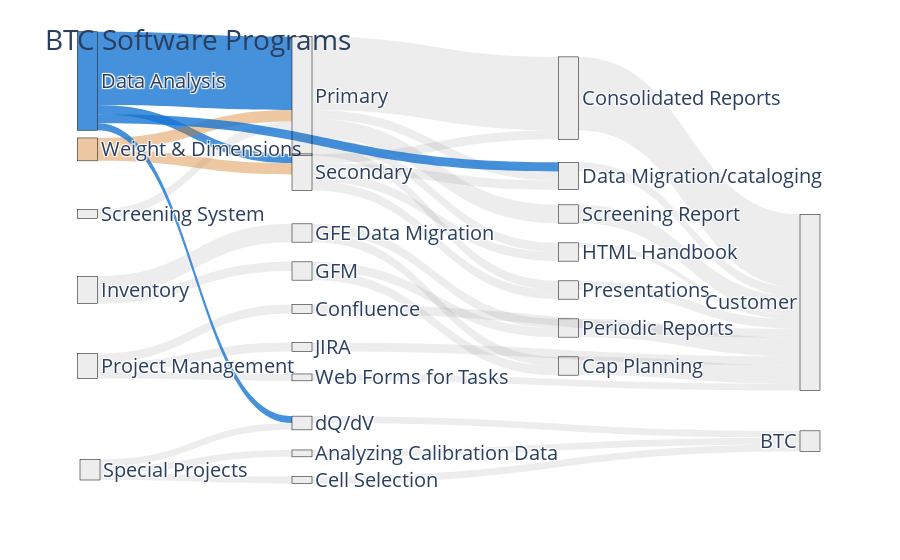

Notebook code cell kept with this figure:
### Code cell
import matplotlib.pyplot as plt
import plotly.graph_objects as go
import plotly.graph_objects as go
import plotly.express as px
plt.figure(figsize=(12, 16))
# Define the nodes and links
nodes = {
    "pad": 15,
    "thickness": 20,
    "line": dict(color="black", width=0.5),
    "label": [
        "Data Analysis",
        "Inventory",
        "Project Management",
        'Web Forms for Tasks',
        'Data Migration/cataloging',
        'Confluence',
        'Screening System',
        'Weight & Dimensions',
        'Primary',
        'Secondary',
        'GFE Data Migration',
        'JIRA',
        'Consolidated Reports',
        'HTML Handbook',
        'Presentations',
        'Periodic Reports',
        'Screening Report',
        'Customer',
        'Cap Planning',
        'GFM',
        'BTC',  # 20
        'Special Projects',
        'dQ/dV',
        'Analyzing Calibration Data',
        'Cell Selection',
    ],
    "color": [
        'rgba(24,  118, 210 , 0.80)',  # da
        'rgba(80, 80, 80, 0.1)',  # inv
        'rgba(80, 80, 80, 0.1)',  # Project M
        'rgba(80, 80, 80, 0.1)',  # Web task Forms
        'rgba(80, 80, 80, 0.1)',  # DM
        'rgba(80, 80, 80, 0.1)',  # Confluence
        'rgba(80, 80, 80, 0.1)',  # Screening
        'rgba(210, 117, 25, 0.4)',  # WD
        'rgba(80, 80, 80, 0.1)',  # PMDA
        'rgba(80, 80, 80, 0.1)',  # SDDA
        'rgba(80, 80, 80, 0.1)',  # GFE DAM
        'rgba(80, 80, 80, 0.1)',  # JIRA
        'rgba(80, 80, 80, 0.1)',  # consolidated reports
        'rgba(80, 80, 80, 0.1)',  # HTML
        'rgba(80, 80, 80, 0.1)',  # presentation
        'rgba(80, 80, 80, 0.1)',  # Periodic
        'rgba(80, 80, 80, 0.1)',  # screening report
        'rgba(80, 80, 80, 0.1)',  # customer
        'rgba(80, 80, 80, 0.1)',  # CAP Plan
        'rgba(80, 80, 80, 0.1)',  # GFM
        'rgba(80, 80, 80, 0.1)',  # BTC
        'rgba(80, 80, 80, 0.1)',  # Special Projects
        'rgba(80, 80, 80, 0.1)',  # dQ/dV
        'rgba(80, 80, 80, 0.1)',  # Analyzing calibration data
        'rgba(80, 80, 80, 0.1)',  # Cell Selection
    ]

}
links = {  # DA      Dap/das to deliverables  # D to PSC        #    Inventory     # Project Management     dm    screening                                                                       # Web task forms
    'source': [0, 0,  8,  8,  8, 9,   9,  9,   12, 13, 14,       1, 10, 15, 10, 18,     2, 2, 5, 11,         4,  6, 8, 16,      7, 7,  1,  19, 19,    8, 9, 0,  21, 21, 21, 22, 23, 24,      0,    2, 3],
    'target': [8, 9,  12, 13, 14, 12, 13, 14,   17, 17, 17,      10, 15, 17, 18, 17,    11, 5, 17, 17,       17, 8, 16, 17,      8, 9,  19,  15, 18,  4, 4, 4,  22, 23, 24, 20, 20, 20,      22,   3, 17],
    'value':  [3.2, 0.4, 3.2,  0.4,  0.4, 0.4,   0.4,  0.4, 3.2, 0.20,  0.4,      0.8,  0.4, 0.8, 0.4, 0.8,      0.4, 0.4,  0.4, 0.4,          0.4,  0.4,  0.8, 0.8,      0.5, 0.5,  0.4,   0.4, 0.4,     0.4, 0.4, 0.4,   0.3,  0.3,  0.3, 0.3,   0.3,  0.3,  0.3, 0.3, 0.3],
    # 'color': []
}

links['color'] = [
    "rgba(24,  118, 210 , 0.80)",  # DA to PDA
    "rgba(24,  118, 210 , 0.80)",  # Da to Sencodary
    'rgba(80, 80, 80, 0.1)',  # Primary to consolidated
    'rgba(80, 80, 80, 0.1)',  # PDA to HTML
    'rgba(80, 80, 80, 0.1)',  # PDA to presentation
    'rgba(80, 80, 80, 0.1)',  # SDA to consolidated
    'rgba(80, 80, 80, 0.1)',  # SDA to HTML
    'rgba(80, 80, 80, 0.1)',  # SDA to Presentation
    'rgba(80, 80, 80, 0.1)',  # Consolidated to PSC
    'rgba(80, 80, 80, 0.1)',  # HTML to PSC
    'rgba(80, 80, 80, 0.1)',  # Presentation to PSC
    'rgba(80, 80, 80, 0.1)',  # Inventory to GFE
    'rgba(80, 80, 80, 0.1)',  # GFE DM to Monthly
    'rgba(80, 80, 80, 0.1)',  # Monthly to PSC
    'rgba(80, 80, 80, 0.1)',  # GFE DM to CAP P
    'rgba(80, 80, 80, 0.1)',  # Cap P to PSC
    'rgba(80, 80, 80, 0.1)',  # PM to Jira
    'rgba(80, 80, 80, 0.1)',  # PM to Jira
    'rgba(80, 80, 80, 0.1)',  # confluence to PSC
    'rgba(80, 80, 80, 0.1)',  # JIRA to PSC
    'rgba(80, 80, 80, 0.1)',  # data migration to PSC
    'rgba(80, 80, 80, 0.1)',  # Screening to PDA
    'rgba(80, 80, 80, 0.1)',  # PDA to Screening report
    'rgba(80, 80, 80, 0.1)',  # Screening report to PSC
    'rgba(210, 117, 25, 0.4)',  # W&D to PDA
    'rgba(210, 117, 25, 0.4)',  # W&D to SDA
    'rgba(80, 80, 80, 0.1)',  # inventory to GFM
    'rgba(80, 80, 80, 0.1)',  # GFM to Monthly
    'rgba(80, 80, 80, 0.1)',  # GFM to CAP Planning
    'rgba(80, 80, 80, 0.1)',  # primary to data migration
    'rgba(80, 80, 80, 0.1)',  # secondary to data migration
    'rgba(24,  118, 210 , 0.80)',  # DA to data migration
    'rgba(80, 80, 80, 0.1)',  # SPP to cell selection
    'rgba(80, 80, 80, 0.1)',  # SPP to cell Analyzing calibration Data
    'rgba(80, 80, 80, 0.1)',  # SPP to cell Analyzing cell selection
    'rgba(80, 80, 80, 0.1)',  # dq/dv to BTC
    'rgba(80, 80, 80, 0.1)',  # ACB to BTC
    'rgba(80, 80, 80, 0.1)',  # Cell select to BTC
    'rgba(24,  118, 210 , 0.80)',  # Data analysis to dQ/dV
    'rgba(80, 80, 80, 0.1)',  # project management to web task forms
    'rgba(80, 80, 80, 0.1)',  # web task forms to PSC
]
# Define node positions (x and y coordinates)
node_positions = {
    "Data Analysis": (0.01, -0.05),
    "Inventory": (0.01, 0.50),
    "Project Management": (0.01, 0.70),
    "Data Migration/cataloging": (0.66, 0.2),
    "Web Forms for Tasks": (0.30, 0.73),
    "Screening System": (0.01, 0.30),
    "Confluence": (0.30, 0.55),
    "Weight & Dimensions": (0.01, 0.13),
    "Secondary": (0.30, 0.19),
    "Primary": (0.30, -0.01),
    "GFE Data Migration": (0.30, 0.35),
    "JIRA": (0.30, 0.65),
    "Consolidated Reports": (0.66, -0.005),
    "HTML Handbook": (0.66, 0.40),
    "Presentations": (0.66, 0.50),
    "Periodic Reports": (0.66, 0.60),
    "Screening Report": (0.66, 0.30),
    "Customer": (0.0, 0.0),
    "Cap Planning": (0.66, 0.70),
    "GFM": (0.30, 0.45),
    "BTC": (0.0, 0.0),
    "Special Projects": (0.0, 0.0),
    "dQ/dV": (0.30, 0.85),
    "Analyzing Calibration Data": (0.30, 0.93),
    "Cell Selection": (0.30, 1.0),
}

# Create a list of x and y coordinates for nodes
node_x = [node_positions[label][0] for label in nodes["label"]]
node_y = [node_positions[label][1] for label in nodes["label"]]

# Update the nodes dictionary with x and y coordinates
nodes["x"] = node_x
nodes["y"] = node_y
fig = go.Figure(go.Sankey(
    node=nodes,
    link=links
))
# MCSR
# Update layout and display the diagram
# Make GFE and GFM its ownn line
# add web based task forms
# add percentage from 0 to 9 depending on the amount of effort that we are putting into the project
# build a story with the lines
# Have colors

fig.update_layout(title_text="BTC Software Programs", font_size=20)
fig.show()
fig.write_image('images/fig2.png', width=1100, height=450)

### Figure 1 — Plotly figure (JSON) as saved in the notebook; plotly's stock layout.template omitted (floating-point values rounded to 4 significant figures)
{"data": [{"link": {"color": ["rgba(24,  118, 210 , 0.80)", "rgba(24,  118, 210 , 0.80)", "rgba(80, 80, 80, 0.1)", "rgba(80, 80, 80, 0.1)", "rgba(80, 80, 80, 0.1)", "rgba(80, 80, 80, 0.1)", "rgba(80, 80, 80, 0.1)", "rgba(80, 80, 80, 0.1)", "rgba(80, 80, 80, 0.1)", "rgba(80, 80, 80, 0.1)", "rgba(80, 80, 80, 0.1)", "rgba(80, 80, 80, 0.1)", "rgba(80, 80, 80, 0.1)", "rgba(80, 80, 80, 0.1)", "rgba(80, 80, 80, 0.1)", "rgba(80, 80, 80, 0.1)", "rgba(80, 80, 80, 0.1)", "rgba(80, 80, 80, 0.1)", "rgba(80, 80, 80, 0.1)", "rgba(80, 80, 80, 0.1)", "rgba(80, 80, 80, 0.1)", "rgba(80, 80, 80, 0.1)", "rgba(80, 80, 80, 0.1)", "rgba(80, 80, 80, 0.1)", "rgba(210, 117, 25, 0.4)", "rgba(210, 117, 25, 0.4)", "rgba(80, 80, 80, 0.1)", "rgba(80, 80, 80, 0.1)", "rgba(80, 80, 80, 0.1)", "rgba(80, 80, 80, 0.1)", "rgba(80, 80, 80, 0.1)", "rgba(24,  118, 210 , 0.80)", "rgba(80, 80, 80, 0.1)", "rgba(80, 80, 80, 0.1)", "rgba(80, 80, 80, 0.1)", "rgba(80, 80, 80, 0.1)", "rgba(80, 80, 80, 0.1)", "rgba(80, 80, 80, 0.1)", "rgba(24,  118, 210 , 0.80)", "rgba(80, 80, 80, 0.1)", "rgba(80, 80, 80, 0.1)"], "source": [0, 0, 8, 8, 8, 9, 9, 9, 12, 13, 14, 1, 10, 15, 10, 18, 2, 2, 5, 11, 4, 6, 8, 16, 7, 7, 1, 19, 19, 8, 9, 0, 21, 21, 21, 22, 23, 24, 0, 2, 3], "target": [8, 9, 12, 13, 14, 12, 13, 14, 17, 17, 17, 10, 15, 17, 18, 17, 11, 5, 17, 17, 17, 8, 16, 17, 8, 9, 19, 15, 18, 4, 4, 4, 22, 23, 24, 20, 20, 20, 22, 3, 17], "value": [3.2, 0.4, 3.2, 0.4, 0.4, 0.4, 0.4, 0.4, 3.2, 0.2, 0.4, 0.8, 0.4, 0.8, 0.4, 0.8, 0.4, 0.4, 0.4, 0.4, 0.4, 0.4, 0.8, 0.8, 0.5, 0.5, 0.4, 0.4, 0.4, 0.4, 0.4, 0.4, 0.3, 0.3, 0.3, 0.3, 0.3, 0.3, 0.3, 0.3, 0.3]}, "node": {"color": ["rgba(24,  118, 210 , 0.80)", "rgba(80, 80, 80, 0.1)", "rgba(80, 80, 80, 0.1)", "rgba(80, 80, 80, 0.1)", "rgba(80, 80, 80, 0.1)", "rgba(80, 80, 80, 0.1)", "rgba(80, 80, 80, 0.1)", "rgba(210, 117, 25, 0.4)", "rgba(80, 80, 80, 0.1)", "rgba(80, 80, 80, 0.1)", "rgba(80, 80, 80, 0.1)", "rgba(80, 80, 80, 0.1)", "rgba(80, 80, 80, 0.1)", "rgba(80, 80, 80, 0.1)", "rgba(80, 80, 80, 0.1)", "rgba(80, 80, 80, 0.1)", "rgba(80, 80, 80, 0.1)", "rgba(80, 80, 80, 0.1)", "rgba(80, 80, 80, 0.1)", "rgba(80, 80, 80, 0.1)", "rgba(80, 80, 80, 0.1)", "rgba(80, 80, 80, 0.1)", "rgba(80, 80, 80, 0.1)", "rgba(80, 80, 80, 0.1)", "rgba(80, 80, 80, 0.1)"], "label": ["Data Analysis", "Inventory", "Project Management", "Web Forms for Tasks", "Data Migration/cataloging", "Confluence", "Screening System", "Weight & Dimensions", "Primary", "Secondary", "GFE Data Migration", "JIRA", "Consolidated Reports", "HTML Handbook", "Presentations", "Periodic Reports", "Screening Report", "Customer", "Cap Planning", "GFM", "BTC", "Special Projects", "dQ/dV", "Analyzing Calibration Data", "Cell Selection"], "line": {"color": "black", "width": 0.5}, "pad": 15, "thickness": 20, "x": [0.01, 0.01, 0.01, 0.3, 0.66, 0.3, 0.01, 0.01, 0.3, 0.3, 0.3, 0.3, 0.66, 0.66, 0.66, 0.66, 0.66, 0, 0.66, 0.3, 0, 0, 0.3, 0.3, 0.3], "y": [-0.05, 0.5, 0.7, 0.73, 0.2, 0.55, 0.3, 0.13, -0.01, 0.19, 0.35, 0.65, -0.005, 0.4, 0.5, 0.6, 0.3, 0, 0.7, 0.45, 0, 0, 0.85, 0.93, 1]}, "type": "sankey"}], "layout": {"font": {"size": 20}, "title": {"text": "BTC Software Programs"}}}
